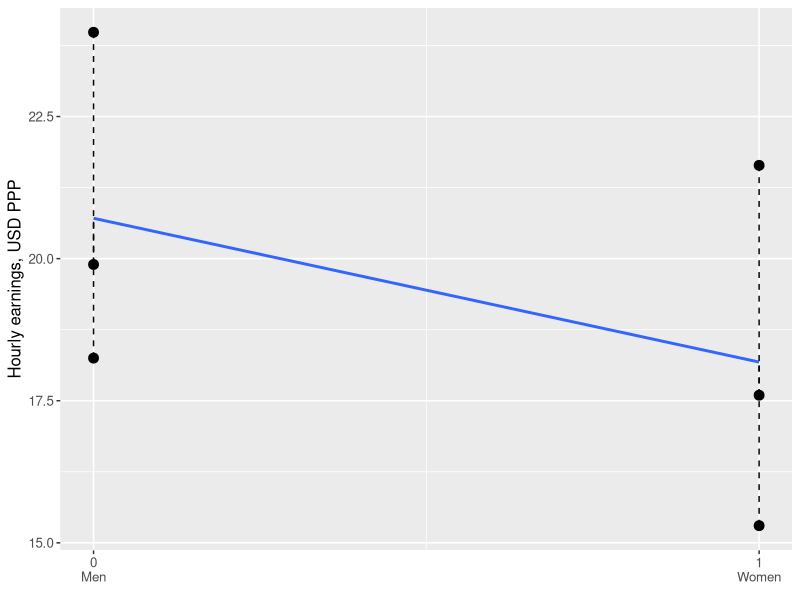
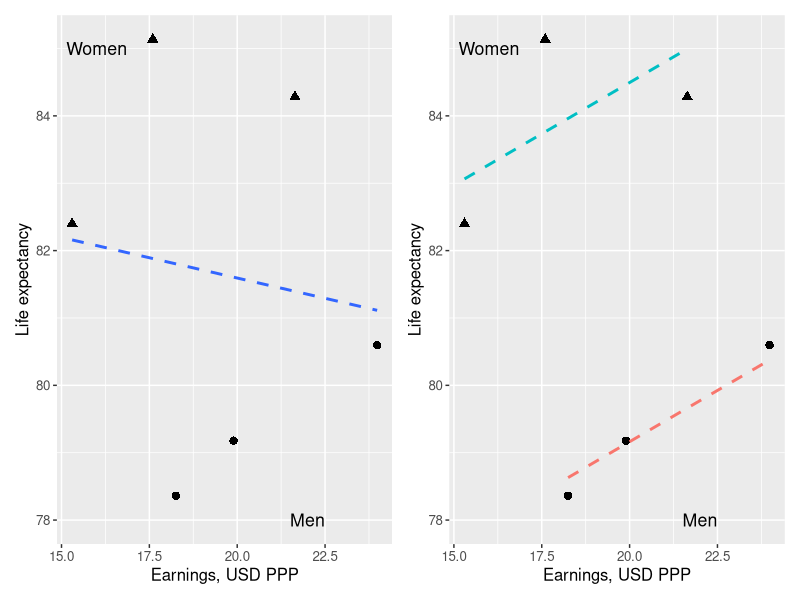
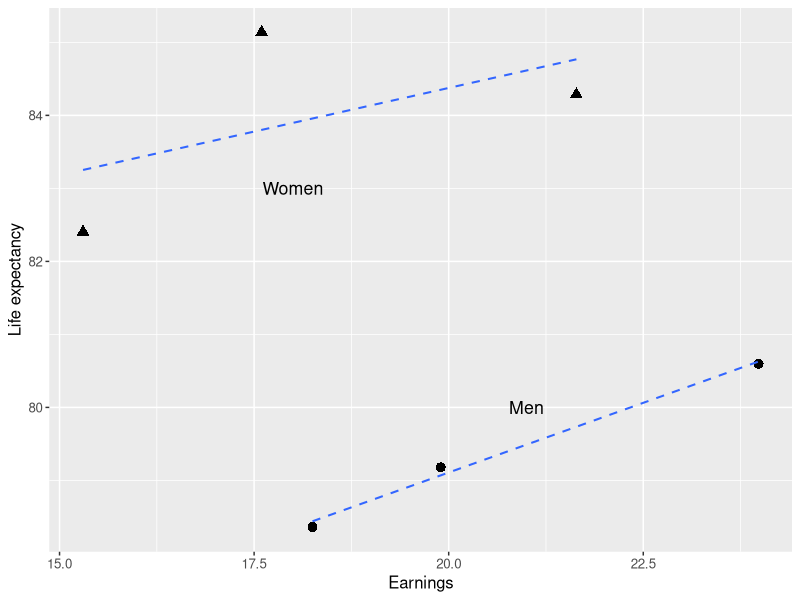

These figures' R source, in order:
## ---- chunk 1
library("tidyverse")
earnings_df19 <- read_csv("data/ilostat earnings sex.csv", show_col_types=FALSE) %>%
  filter(ref_area.label %in% c("Sweden",
                                "United Kingdom of Great Britain and Northern Ireland",
                                "France"),
         sex.label %in% c("Male","Female","Total"),
         classif1.label=="Currency: 2021 PPP $",
         time==2020) %>%
  select(country=ref_area.label, earn=obs_value, gender=sex.label) %>%
  mutate(country=if_else(country=="United Kingdom of Great Britain and Northern Ireland",
                         "United Kingdom", country))
earn_sex19 <- earnings_df19 %>%
  filter(gender!="Total") %>%
  arrange(desc(gender)) %>%
  mutate(W=earn, G=if_else(gender=="Male",0,1))
g_earnings_gender <- earn_sex19 %>%
  select(W, G) %>%
  mutate(pred_W=predict(lm(W~G))) %>%
  ggplot(aes(y=W, x=G)) +
  geom_point(size=3) +
  geom_smooth(method="lm", se=FALSE) +
  geom_segment(aes(y=W, yend=pred_W, x=G, xend=G), linetype="dashed") +
  labs(y="Hourly earnings, USD PPP", x=element_blank()) +
  scale_x_continuous(breaks=c(0,1), labels=c("0\nMen","1\nWomen"), limits=c(0,1)) +
  theme(text=element_text(size=12))
g_earnings_gender
## ---- chunk 2
library("patchwork")
life19 <- read_csv("data/life-expectancy-of-women-vs-life-expectancy-of-men.csv", show_col_types=FALSE) %>%
  select(year=Year, country=Entity,
         life_exp_female="Life expectancy - Sex: female - Age: 0 - Variant: estimates",
         life_exp_male="Life expectancy - Sex: male - Age: 0 - Variant: estimates") %>%
  pivot_longer(life_exp_female:life_exp_male) %>%
  mutate(gender=case_when(name=="life_exp_male"~"Male", name=="life_exp_female"~"Female")) %>%
  filter(year==2020) %>%
  select(-name, -year) %>% rename(life_exp=value)
mydf19 <- life19 %>% right_join(earn_sex19) %>%
  select(country, gender, life_exp, earn, G) %>%
  mutate(L=life_exp, I=earn)
est19 <- lm(L~I+G, data=mydf19 %>% select(L,I,G))
g_life_inc_gender_1 <- mydf19 %>%
  ggplot(aes(y=L, x=I)) +
  geom_point(aes(shape=as.factor(G)), size=2.5, show.legend=FALSE) +
  geom_smooth(method="lm", se=FALSE, linetype="dashed") +
  labs(y="Life expectancy", x="Earnings, USD PPP") +
  annotate("text", x=c(22,16), y=c(78,85), label=c("Men","Women"), size=4.5) +
  theme(text=element_text(size=12))
xmin_male19 <- min(mydf19 %>% filter(G==0) %>% pull(I))
xmax_male19 <- max(mydf19 %>% filter(G==0) %>% pull(I))
xmin_women19 <- min(mydf19 %>% filter(G==1) %>% pull(I))
xmax_women19 <- max(mydf19 %>% filter(G==1) %>% pull(I))
g_life_inc_gender_2 <- mydf19 %>%
  ggplot(aes(y=L, x=I)) +
  geom_point(aes(shape=as.factor(G)), size=2.5, show.legend=FALSE) +
  geom_function(fun=function(x) est19$coefficients[1]+est19$coefficients[2]*x,
                linetype="dashed", linewidth=1, xlim=c(xmin_male19, xmax_male19), color="#F8766D") +
  geom_function(fun=function(x) est19$coefficients[1]+est19$coefficients[2]*x+est19$coefficients[3],
                linetype="dashed", linewidth=1, xlim=c(xmin_women19, xmax_women19), color="#00BFC4") +
  labs(y="Life expectancy", x="Earnings, USD PPP") +
  annotate("text", x=c(22,16), y=c(78,85), label=c("Men","Women"), size=4.5) +
  theme(text=element_text(size=12))
(g_life_inc_gender_1 + g_life_inc_gender_2)
## ---- chunk 3
intdf19 <- mydf19 %>%
  mutate(GI=G*I) %>%
  select(country, L, I, G, GI)
g_194_life_earning_gender_ols <- intdf19 %>%
  ggplot(aes(x=I, y=L, group=as.factor(G), shape=as.factor(G))) +
  geom_point(size=3, show.legend=FALSE) +
  geom_smooth(method="lm", se=FALSE, linetype=2, linewidth=.7) +
  labs(x="Earnings", y="Life expectancy") +
  theme(text=element_text(size=12)) +
  annotate("text", x=c(18,21), y=c(83,80), size=4.5, label=c("Women","Men"))
g_194_life_earning_gender_ols
## ---- chunk 4
if (knitr::is_latex_output()) {
  ex_items <- list(
    list(
      q = "A multiple regression gives \\(\\hat{Y}=2+3X_{1}+1.5X_{2}\\) , where \\(X_{1}\\) is years of education and \\(X_{2}\\) is years of experience:\n\n(a) What is the predicted (Y) when (X_{1}=4) and (X_{2}=2) ?\n\n(b) Interpret the coefficient (hat{b}_{1}=3) holding (X_{2}) constant.\n\n(c) Interpret the coefficient (hat{b}_{2}=1.5) holding (X_{1}) constant.",
      a = "(a)\\begin_inset Formula \\(\\hat{Y}=2+12+3=17\\) , (b) one additional year of education is associated with 3 units higher \\(Y\\) on average, holding experience constant, (c) one additional year of experience is associated with 1.5 units higher \\(Y\\) on average, holding education constant.\n\n"
    ),
    list(
      q = "A regression model includes a gender dummy variable \\(D\\) (1 = female, 0 = male): \\(\\hat{Y}=500+50X+100D\\) .\n\n(a) What is the predicted income for a male with (X=10) ?\n\n(b) What is the predicted income for a female with (X=10) ?\n\n(c) What does the coefficient 100 represent?",
      a = "(a)\\begin_inset Formula \\(\\hat{Y}=1000\\) , (b)\\begin_inset Formula \\(\\hat{Y}=1100\\) , (c) the average income difference between females and males, holding \\(X\\) constant.\n\n"
    ),
    list(
      q = "A multiple regression gives \\(\\hat{Y}=10+2X_{1}+3X_{2}\\) .\n\n(a) What is the ceteris paribus effect on (hat{Y}) of a one-unit increase in (X_{1}) ?\n\n(b) If (X_{1}) increases by 2 and (X_{2}) stays constant, what is the change in (hat{Y}) ?\n\n(c) Why is the ceteris paribus condition important in multiple regression?",
      a = "(a) 2, (b) \\(\\Delta\\hat{Y}=4\\) , (c) it allows us to isolate the effect of one variable while controlling for others.\n\n"
    ),
    list(
      q = "Given \\(\\hat{Y}=1+2X_{1}+3X_{2}\\) , calculate the predicted value for:\n\n(a) (X_{1}=1,X_{2}=2) .\n\n(b) (X_{1}=3,X_{2}=1) .\n\n(c) (X_{1}=0,X_{2}=4) .",
      a = "(a)\\begin_inset Formula \\(\\hat{Y}=9\\) , (b)\\begin_inset Formula \\(\\hat{Y}=14\\) , (c)\\begin_inset Formula \\(\\hat{Y}=13\\) .\n\n"
    ),
    list(
      q = "A regression with a country dummy \\(D_{S}\\) (1 = Sweden, 0 = other) gives \\(\\hat{Y}=100+5X+20D_{S}\\) .\n\n(a) What is the predicted (Y) for a non-Swedish country with (X=10) ?\n\n(b) What is the predicted (Y) for Sweden with (X=10) ?\n\n(c) What does the coefficient 20 represent?",
      a = "(a)\\begin_inset Formula \\(\\hat{Y}=150\\) , (b)\\begin_inset Formula \\(\\hat{Y}=170\\) , (c) the average difference in \\(Y\\) for Sweden compared to other countries, holding \\(X\\) constant.\n\n"
    ),
    list(
      q = "Discuss model specification:\n\n(a) What is an underspecified model?\n\n(b) What is an overspecified model?\n\n(c) What problem can underspecification cause?",
      a = "(a) a model missing one or more relevant explanatory variables, (b) a model with irrelevant variables included, (c) omitted variable bias — the coefficients may be incorrect.\n\n"
    ),
    list(
      q = "Model A has \\(R^{2}=0.65\\) with 1 explanatory variable. Model B has \\(R^{2}=0.70\\) with 4 variables and adjusted \\(R^{2}=0.66\\) .\n\n(a) Which model has higher (R^{2}) ?\n\n(b) Why use adjusted (R^{2}) when comparing models?\n\n(c) Which model is preferred according to adjusted (R^{2}) ?",
      a = "(a) model B, (b) adjusted \\(R^{2}\\) penalizes for adding variables that do not improve fit, (c) model B (adjusted \\(R^{2}\\) 0.66 > 0.65).\n\n"
    ),
    list(
      q = "In the matrix form of OLS, \\(Y=XB+V\\) :\n\n(a) What does the matrix (X) contain?\n\n(b) What does the vector (B) contain?\n\n(c) Write the OLS estimator (hat{B}) .",
      a = "(a) a column of ones and the explanatory variables, (b) the regression coefficients \\(\\hat{a},\\hat{b}_{1},\\hat{b}_{2},\\ldots\\) , (c)\\begin_inset Formula \\(\\hat{B}=(X'X)^{-1}X'Y\\) .\n\n"
    ),
    list(
      q = "A regression includes an interaction term: \\(\\hat{Y}=5+2X_{1}+3X_{2}+1.5X_{1}X_{2}\\) .\n\n(a) What is the effect of (X_{1}) on (hat{Y}) when (X_{2}=0) ?\n\n(b) What is the effect of (X_{1}) on (hat{Y}) when (X_{2}=2) ?\n\n(c) What does the interaction term (1.5X_{1}X_{2}) capture?",
      a = "(a) 2, (b)\\begin_inset Formula \\(2+1.5\\times2=5\\) , (c) that the effect of \\(X_{1}\\) on \\(Y\\) depends on the value of \\(X_{2}\\) .\n\n"
    ),
    list(
      q = "Given \\(n=100\\) , \\(k=4\\) explanatory variables, \\(TSS=500\\) , \\(SSE=100\\) :\n\n(a) Calculate (R^{2}) .\n\n(b) Calculate adjusted (bar{R}^{2}=1-frac{SSE/(n-k-1)}{TSS/(n-1)}) .\n\n(c) Is (bar{R}^{2}) higher or lower than (R^{2}) ?",
      a = "(a)\\begin_inset Formula \\(R^{2}=0.8\\) , (b)\\begin_inset Formula \\(\\bar{R}^{2}=1-\\frac{100/95}{500/99}\\approx0.791\\) , (c) \\(\\bar{R}^{2}\\) is lower than \\(R^{2}\\) .\n\n"
    ),
    list(
      q = "A regression of income \\(Y\\) on education \\(X_{1}\\) and age \\(X_{2}\\) gives: \\(\\hat{Y}=100+80X_{1}+10X_{2}\\) .\n\n(a) What is the predicted income for a person with (X_{1}=10) years of education and (X_{2}=30) years of age?\n\n(b) By how much does income increase per additional year of education, holding age constant?\n\n(c) By how much does income increase per additional year of age, holding education constant?",
      a = "(a)\\begin_inset Formula \\(\\hat{Y}=100+800+300=1200\\) , (b) 80, (c) 10.\n\n"
    ),
    list(
      q = "A researcher adds a variable \\(X_{3}\\) to a model and observes that \\(R^{2}\\) increases from 0.72 to 0.74 but adjusted \\(R^{2}\\) decreases from 0.70 to 0.69.\n\n(a) Why does (R^{2}) always increase (or stay the same) when a variable is added?\n\n(b) What does the decrease in adjusted (R^{2}) suggest about (X_{3}) ?\n\n(c) Should the researcher keep (X_{3}) in the model?",
      a = "(a) adding variables always reduces SSE or leaves it unchanged, which mechanically increases \\(R^{2}\\) , (b) \\(X_{3}\\) does not contribute enough to justify its inclusion, (c) no, based on adjusted \\(R^{2}\\) .\n\n"
    )
  )
  for (i in seq_along(ex_items)) {
    cat("**", i, ".** ", ex_items[[i]]$q, "\n\n", sep="")
    if (nzchar(trimws(ex_items[[i]]$a)))
      cat("*Answer:* ", ex_items[[i]]$a, "\n\n", sep="")
  }
}
